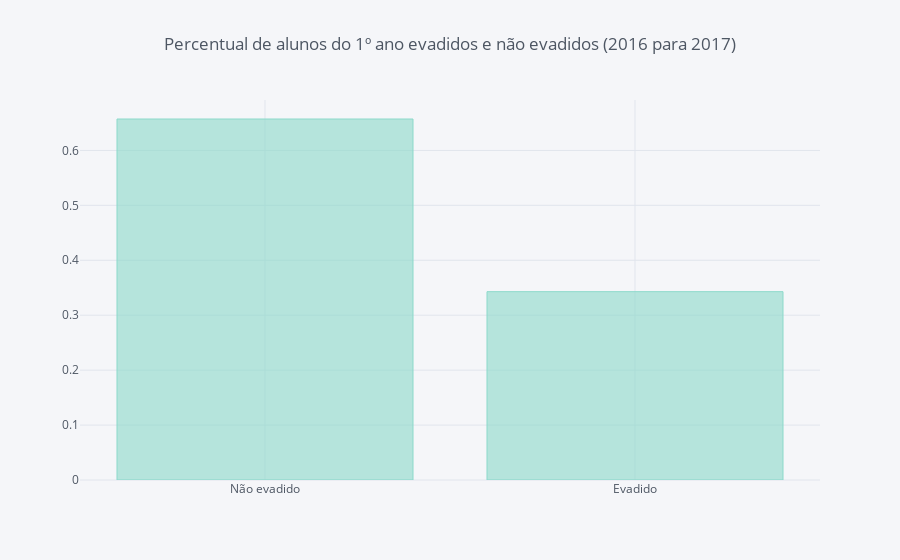

Notebook code for this chart:
### Markdown cell above
## Percentual de evasão

### Code cell
v = df['CAT_IN_EVASAO'].value_counts(normalize=True)

fig = v.iplot(kind='bar', color=colorscale[1], 
              title='Percentual de alunos do 1º ano evadidos e não evadidos (2016 para 2017)')

### Figure 1 — Plotly figure (JSON) as saved in the notebook; plotly's stock layout.template omitted (floating-point values rounded to 4 significant figures)
{"data": [{"marker": {"color": "rgba(139, 217, 202, 0.6)", "line": {"color": "rgba(139, 217, 202, 1.0)", "width": 1}}, "name": "CAT_IN_EVASAO", "orientation": "v", "text": "", "type": "bar", "uid": "a86a1ceb-e358-4e3a-b1ab-77159cd7226d", "x": ["Não evadido", "Evadido"], "y": [0.6572, 0.3428]}], "layout": {"legend": {"bgcolor": "#F5F6F9", "font": {"color": "#4D5663"}}, "paper_bgcolor": "#F5F6F9", "plot_bgcolor": "#F5F6F9", "title": {"font": {"color": "#4D5663"}, "text": "Percentual de alunos do 1º ano evadidos e não evadidos (2016 para 2017)"}, "xaxis": {"gridcolor": "#E1E5ED", "showgrid": true, "tickfont": {"color": "#4D5663"}, "title": {"font": {"color": "#4D5663"}, "text": ""}, "zerolinecolor": "#E1E5ED"}, "yaxis": {"gridcolor": "#E1E5ED", "showgrid": true, "tickfont": {"color": "#4D5663"}, "title": {"font": {"color": "#4D5663"}, "text": ""}, "zerolinecolor": "#E1E5ED"}}}
